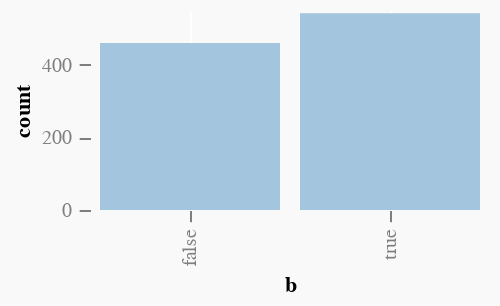

The cell this chart's notebook holds for it:
### Markdown cell above
Then plot the result afterwards with [Vega-Lite](https://github.com/vega/vega-lite#readme) (module `VL`).
You can find our custom plotting functions for Vega-Lite in the notebook.

### Code cell
vlShow $ plot (200, 100) [barPlot "b"] [("b", VL.Booleans samples)]

### Figure 1 — Vega-Lite specification as saved in the notebook (floating-point values rounded to 4 significant figures; data arrays with more than 128 entries replaced by an {"elided": "..."} marker saying what was removed)
{"$schema": "https://vega.github.io/schema/vega-lite/v3.json", "background": "#f9f9f9", "config": {"axis": {"domain": false, "grid": true, "gridColor": "#FFFFFF", "gridOpacity": 1, "labelColor": "#7F7F7F", "labelPadding": 4, "tickColor": "#7F7F7F", "tickSize": 5.67}, "selection": {"single": {"on": "dblclick"}}, "view": {"stroke": "transparent"}}, "data": {"values": {"elided": "1000 records"}}, "description": "Plot", "height": 100, "layer": [{"encoding": {"x": {"axis": {"grid": true, "title": "b"}, "field": "b", "type": "nominal"}, "y": {"aggregate": "count", "axis": {"grid": false, "title": "count"}, "field": "binnedData", "type": "quantitative"}}, "mark": {"color": "#a3c6de", "opacity": 1, "type": "bar"}}], "width": 200}
